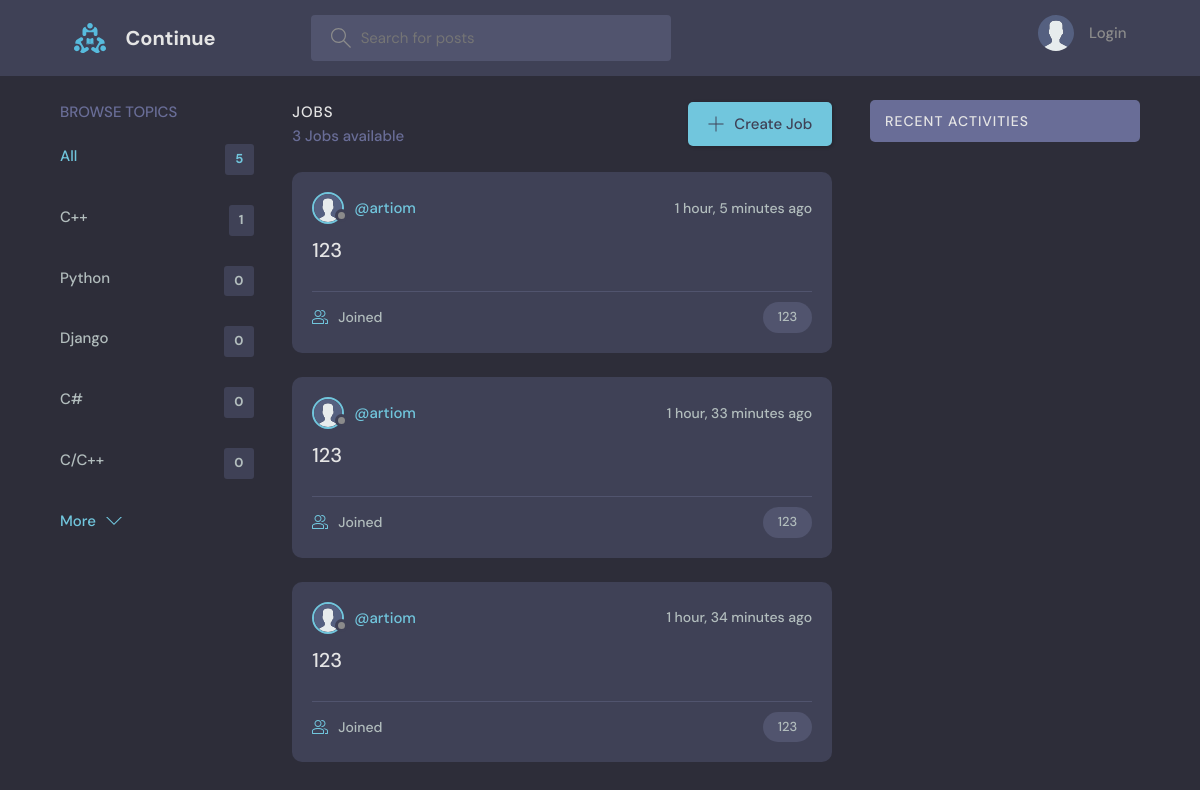
Page /?q=123 on the committed database.
### base/models.py (models this page shows, shortened)
class Topic(models.Model):
    name = models.CharField(max_length=200)

class Job(models.Model):
    name = models.CharField(max_length=200)
    description = models.TextField(null=True, blank=True)
    cost = models.DecimalField(max_digits=20, decimal_places=2, null=False)
    created = models.DateTimeField(auto_now_add=True)
    updated = models.DateTimeField(auto_now=True)
    topic = models.ForeignKey(Topic, on_delete=models.SET_NULL, null=True)
    status = models.ForeignKey(JobStatus, on_delete=models.SET_NULL, null=True)
    class Meta:
        ordering = ['-updated', '-created']

class User(AbstractUser):
    name = models.CharField(max_length=200, null=True)
    email = models.EmailField(unique=True)
    bio = models.TextField(null=True)
    avatar = models.ImageField(null=True, default='avatar.svg')
    balance = MoneyField(max_digits=19, decimal_places=4, default_currency='RUB', default=0)
    USERNAME_FIELD = 'email'
    REQUIRED_FIELDS = []

### base/views.py (the view)
# urls.py: path('', views.home, name="home"),
def home(request):
    q = request.GET.get('q') if request.GET.get('q') != None else ''
    jobs = Job.objects.filter(
        Q(topic__name__icontains=q) |
        Q(name__icontains=q) |
        Q(description__icontains=q)
    )
    topics = Topic.objects.all()[0:5]
    job_count = jobs.count()
    job_messages = Message.objects.filter(
        Q(job__topic__name__icontains=q))[0:3]
    job_customer = User.objects.all()[0] # TODO: правильно определить customer для этой job
    context = {'jobs': jobs,
               'job_customer': job_customer,
               'topics': topics,
               'job_count': job_count,
               'job_messages': job_messages}
    return render(request, 'base/home.html', context)

### base/templates/base/home.html (shortened to what this page needs)
{% extends 'main.html' %}
{% block content %}
<main class="layout layout--3">
  <div class="container">
    {% include 'base/topics_component.html' %}
    <div class="jobList">
      <div class="jobList__header">
        <div>
          <h2>Jobs</h2>
          <p>{{job_count}} Jobs available</p>
        </div>
        <a class="btn btn--main" href="{% url 'create-job' %}">
          <svg version="1.1" xmlns="http://www.w3.org/2000/svg" width="32" height="32" viewBox="0 0 32 32">
            <title>add</title>
            <path
              d="M16.943 0.943h-1.885v14.115h-14.115v1.885h14.115v14.115h1.885v-14.115h14.115v-1.885h-14.115v-14.115z">
            </path>
          </svg>
          Create Job
        </a>
      </div>
      {% include 'base/feed_component.html' %}
    </div>
    {% include 'base/activity_component.html' %}
  </div>
</main>
{% endblock %}

### base/templates/base/topics_component.html
<div class="topics">
    <div class="topics__header">
        <h2>Browse Topics</h2>
    </div>
    <ul class="topics__list">
        <li>
            <a href="{% url 'home' %}" class="active">All <span>{{topics.count}}</span></a>
        </li>
        {% for topic in topics %}
        <li>
            <a href="{% url 'home' %}?q={{topic.name}}">{{topic.name}}<span>{{topic.job_set.all.count}}</span></a>
        </li>
        {% endfor %}
    </ul>
    <a class="btn btn--link" href="{% url 'topics' %}">
        More
        <svg version="1.1" xmlns="http://www.w3.org/2000/svg" width="32" height="32" viewBox="0 0 32 32">
            <title>chevron-down</title>
            <path d="M16 21l-13-13h-3l16 16 16-16h-3l-13 13z"></path>
        </svg>
    </a>
</div>

### base/templates/base/feed_component.html (shortened to what this page needs)
{% for job in jobs %}
<div class="jobListJob">
    <div class="jobListJob__header">
        <a href="{% url 'user-profile' job_customer.id %}" class="jobListJob__author">
            <div class="avatar avatar--small">
                <img src="{{job_customer.avatar.url}}" />
            </div>
            <span>@{{job_customer.username}}</span>
        </a>
        <div class="jobListJob__actions">
            <span>{{job.created|timesince}} ago</span>
        </div>
    </div>
    <div class="jobListJob__content">
        <a href="{% url 'job' job.id %}">{{job.name}}</a>
    </div>
    <div class="jobListJob__meta">
        <a href="{% url 'job' job.id %}" class="jobListJob__joined">
            {{job_participants.count}} Joined
        </a>
        <p class="jobListJob__topic">{{job.topic.name}}</p>
    </div>
</div>
{% endfor %}

### static/css/style.css (style rules this page uses)
:root { --color-main: #71c6dd; --color-main-light: #e1f6fb; --color-dark: #3f4156; --color-dark-medium: #51546e; --color-dark-light: #696d97; --color-light: #e5e5e5; --color-gray: #8b8b8b; --color-light-gray: #b2bdbd; --color-bg: #2d2d39; --color-success: #5dd693; --color-error: #fc4b0b; }
* { font-family: "DM Sans", -apple-system, BlinkMacSystemFont, "Segoe UI", Roboto, Oxygen, Ubuntu, Cantarell, "Open Sans", "Helvetica Neue", sans-serif; margin: 0; padding: 0; box-sizing: border-box; text-rendering: optimizeLegibility; font-size: inherit; }
html { font-size: 56.25%; }
@media only screen and (min-width: 1200px) { html { font-size: 62.5%; } }
body { line-height: 1.6; font-weight: 400; font-size: 1.5rem; color: var(--color-light-gray); background-color: var(--color-bg); min-height: 100vh; }
img { width: 100%; }
a { display: inline-block; color: var(--color-main); text-decoration: none; }
.container { max-width: 120rem; width: 90%; margin: auto; }
.btn { background-color: transparent; border: none; display: inline-flex; align-items: center; gap: 1rem; cursor: pointer; transition: all ease-in-out 0.3s; padding: 1rem 2rem; border-radius: 5px; box-shadow: 1px 1px 3px 1px rgba(0, 0, 0, 0.15); font-weight: 500; }
.btn--link { border-radius: 0; padding: 0; color: var(--color-main); box-shadow: none; }
.btn--main { background-color: var(--color-main); color: var(--color-dark); }
.btn > svg { fill: currentColor; width: 1.6rem; height: 1.6rem; }
.avatar { position: relative; display: inline-block; border-radius: 50%; border: 2px solid var(--color-main); }
.avatar img { display: block; border-radius: 50%; object-fit: cover; object-position: center; }
.avatar::after { content: ""; display: block; position: absolute; background-color: var(--color-gray); z-index: 111; border-radius: 50%; border: 0.3rem solid var(--color-dark); }
.avatar.avatar--small img { width: 2.8rem; height: 2.8rem; }
.avatar.avatar--small:after { width: 0.7rem; height: 0.7rem; bottom: 0px; right: -6px; }
.layout { margin-top: 2.4rem; }
.layout > .container { display: flex; justify-content: space-between; align-items: flex-start; }
.layout--3 > .container > div:first-child { flex-basis: 18%; max-width: 22.5rem; }
.layout--3 > .container > div:nth-child(2) { flex-basis: 50%; }
.topics__header { margin-bottom: 2rem; }
.topics__header h2 { text-transform: uppercase; font-weight: 500; color: var(--color-dark-light); }
.topics__list { list-style: none; }
.topics__list li a { display: flex; justify-content: space-between; margin-bottom: 3rem; font-weight: 500; color: var(--color-light-gray); transition: all 0.3s ease-in-out; }
.topics__list li a.active, .topics__list li a:hover { color: var(--color-main); }
.topics__list li a span { padding: 0.5rem 1rem; background-color: var(--color-dark); border-radius: 3px; font-size: 1.3rem; font-weight: 700; letter-spacing: 1px; }
.jobList__header { display: flex; justify-content: space-between; align-items: center; margin-bottom: 2.4rem; }
.jobList__header h2 { text-transform: uppercase; font-weight: 500; color: var(--color-light); letter-spacing: 1px; }
.jobList__header p { font-weight: 500; color: var(--color-dark-light); }
.jobListJob { margin-bottom: 2.4rem; background-color: var(--color-dark); border-radius: 1rem; padding: 2rem; }
.jobListJob__header { display: flex; justify-content: space-between; align-items: center; }
.jobListJob__author { font-weight: 500; display: flex; align-items: center; gap: 1rem; }
.jobListJob__actions { display: flex; align-items: flex-start; gap: 1rem; position: relative; }
.jobListJob__actions span { font-size: 1.4rem; font-weight: 500; }
.jobListJob__content { margin: 1rem 0; }
.jobListJob__content a { font-size: 2rem; font-weight: 500; margin-bottom: 1.5rem; color: var(--color-light); transition: all 0.3s ease-in-out; }
.jobListJob__meta { border-top: 1px solid var(--color-dark-medium); padding-top: 1rem; display: flex; align-items: center; justify-content: space-between; }
.jobListJob__joined { color: var(--color-light-gray); display: flex; align-items: center; gap: 1rem; font-size: 1.4rem; font-weight: 500; }
.jobListJob__joined svg { fill: var(--color-main); width: 1.6rem; height: 1.6rem; }
.jobListJob__topic { padding: 5px 1.5rem; background-color: var(--color-dark-medium); border-radius: 5rem; font-weight: 500; font-size: 1.3rem; }

### rows in the picture
Topic: name "C++", job_set.all.count "1"
Topic: name "Python", job_set.all.count "0"
Topic: name "Django", job_set.all.count "0"
Topic: name "C#", job_set.all.count "0"
Topic: name "C/C++", job_set.all.count "0"
Job: avatar (placeholder picture), created "1 hour, 5 minutes", name "123", topic.name "123"
User: username "artiom"
Job: avatar (placeholder picture), created "1 hour, 33 minutes", name "123", topic.name "123"
Job: avatar (placeholder picture), created "1 hour, 34 minutes", name "123", topic.name "123"

### other values in the picture
{{ topics.count }} "5"
{{ job_count }} "3"
